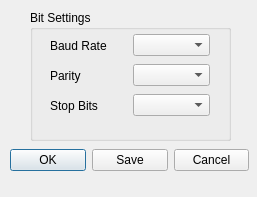
<?xml version="1.0" encoding="UTF-8"?>
<ui version="4.0">
 <class>SerialSettings</class>
 <widget class="QDialog" name="SerialSettings">
  <property name="geometry">
   <rect>
    <x>0</x>
    <y>0</y>
    <width>257</width>
    <height>197</height>
   </rect>
  </property>
  <property name="windowTitle">
   <string>Serial Configuration</string>
  </property>
  <property name="windowIcon">
   <iconset resource="intercom.qrc">
    <normaloff>:/res/settings.png</normaloff>:/res/settings.png</iconset>
  </property>
  <widget class="QGroupBox" name="groupBox">
   <property name="geometry">
    <rect>
     <x>30</x>
     <y>10</y>
     <width>201</width>
     <height>131</height>
    </rect>
   </property>
   <property name="title">
    <string>Bit Settings</string>
   </property>
   <widget class="QWidget" name="horizontalLayoutWidget">
    <property name="geometry">
     <rect>
      <x>20</x>
      <y>20</y>
      <width>160</width>
      <height>31</height>
     </rect>
    </property>
    <layout class="QHBoxLayout" name="horizontalLayout">
     <item>
      <widget class="QLabel" name="lbBaud">
       <property name="text">
        <string>Baud Rate</string>
       </property>
      </widget>
     </item>
     <item>
      <widget class="QComboBox" name="cmbBaudRate"/>
     </item>
    </layout>
   </widget>
   <widget class="QWidget" name="horizontalLayoutWidget_2">
    <property name="geometry">
     <rect>
      <x>20</x>
      <y>50</y>
      <width>160</width>
      <height>31</height>
     </rect>
    </property>
    <layout class="QHBoxLayout" name="horizontalLayout_2">
     <item>
      <widget class="QLabel" name="lbParity">
       <property name="text">
        <string>Parity</string>
       </property>
      </widget>
     </item>
     <item>
      <widget class="QComboBox" name="cmbParity"/>
     </item>
    </layout>
   </widget>
   <widget class="QWidget" name="horizontalLayoutWidget_3">
    <property name="geometry">
     <rect>
      <x>20</x>
      <y>80</y>
      <width>160</width>
      <height>31</height>
     </rect>
    </property>
    <layout class="QHBoxLayout" name="horizontalLayout_3">
     <item>
      <widget class="QLabel" name="lbStopBits">
       <property name="text">
        <string>Stop Bits</string>
       </property>
      </widget>
     </item>
     <item>
      <widget class="QComboBox" name="cmbStopBits"/>
     </item>
    </layout>
   </widget>
  </widget>
  <widget class="QWidget" name="horizontalLayoutWidget_4">
   <property name="geometry">
    <rect>
     <x>10</x>
     <y>140</y>
     <width>239</width>
     <height>41</height>
    </rect>
   </property>
   <layout class="QHBoxLayout" name="horizontalLayout_4">
    <item>
     <widget class="QPushButton" name="bnOK">
      <property name="text">
       <string>OK</string>
      </property>
     </widget>
    </item>
    <item>
     <widget class="QPushButton" name="bnSave">
      <property name="text">
       <string>Save</string>
      </property>
     </widget>
    </item>
    <item>
     <widget class="QPushButton" name="bnCancel">
      <property name="text">
       <string>Cancel</string>
      </property>
     </widget>
    </item>
   </layout>
  </widget>
 </widget>
 <resources>
  <include location="intercom.qrc"/>
 </resources>
 <connections/>
</ui>
